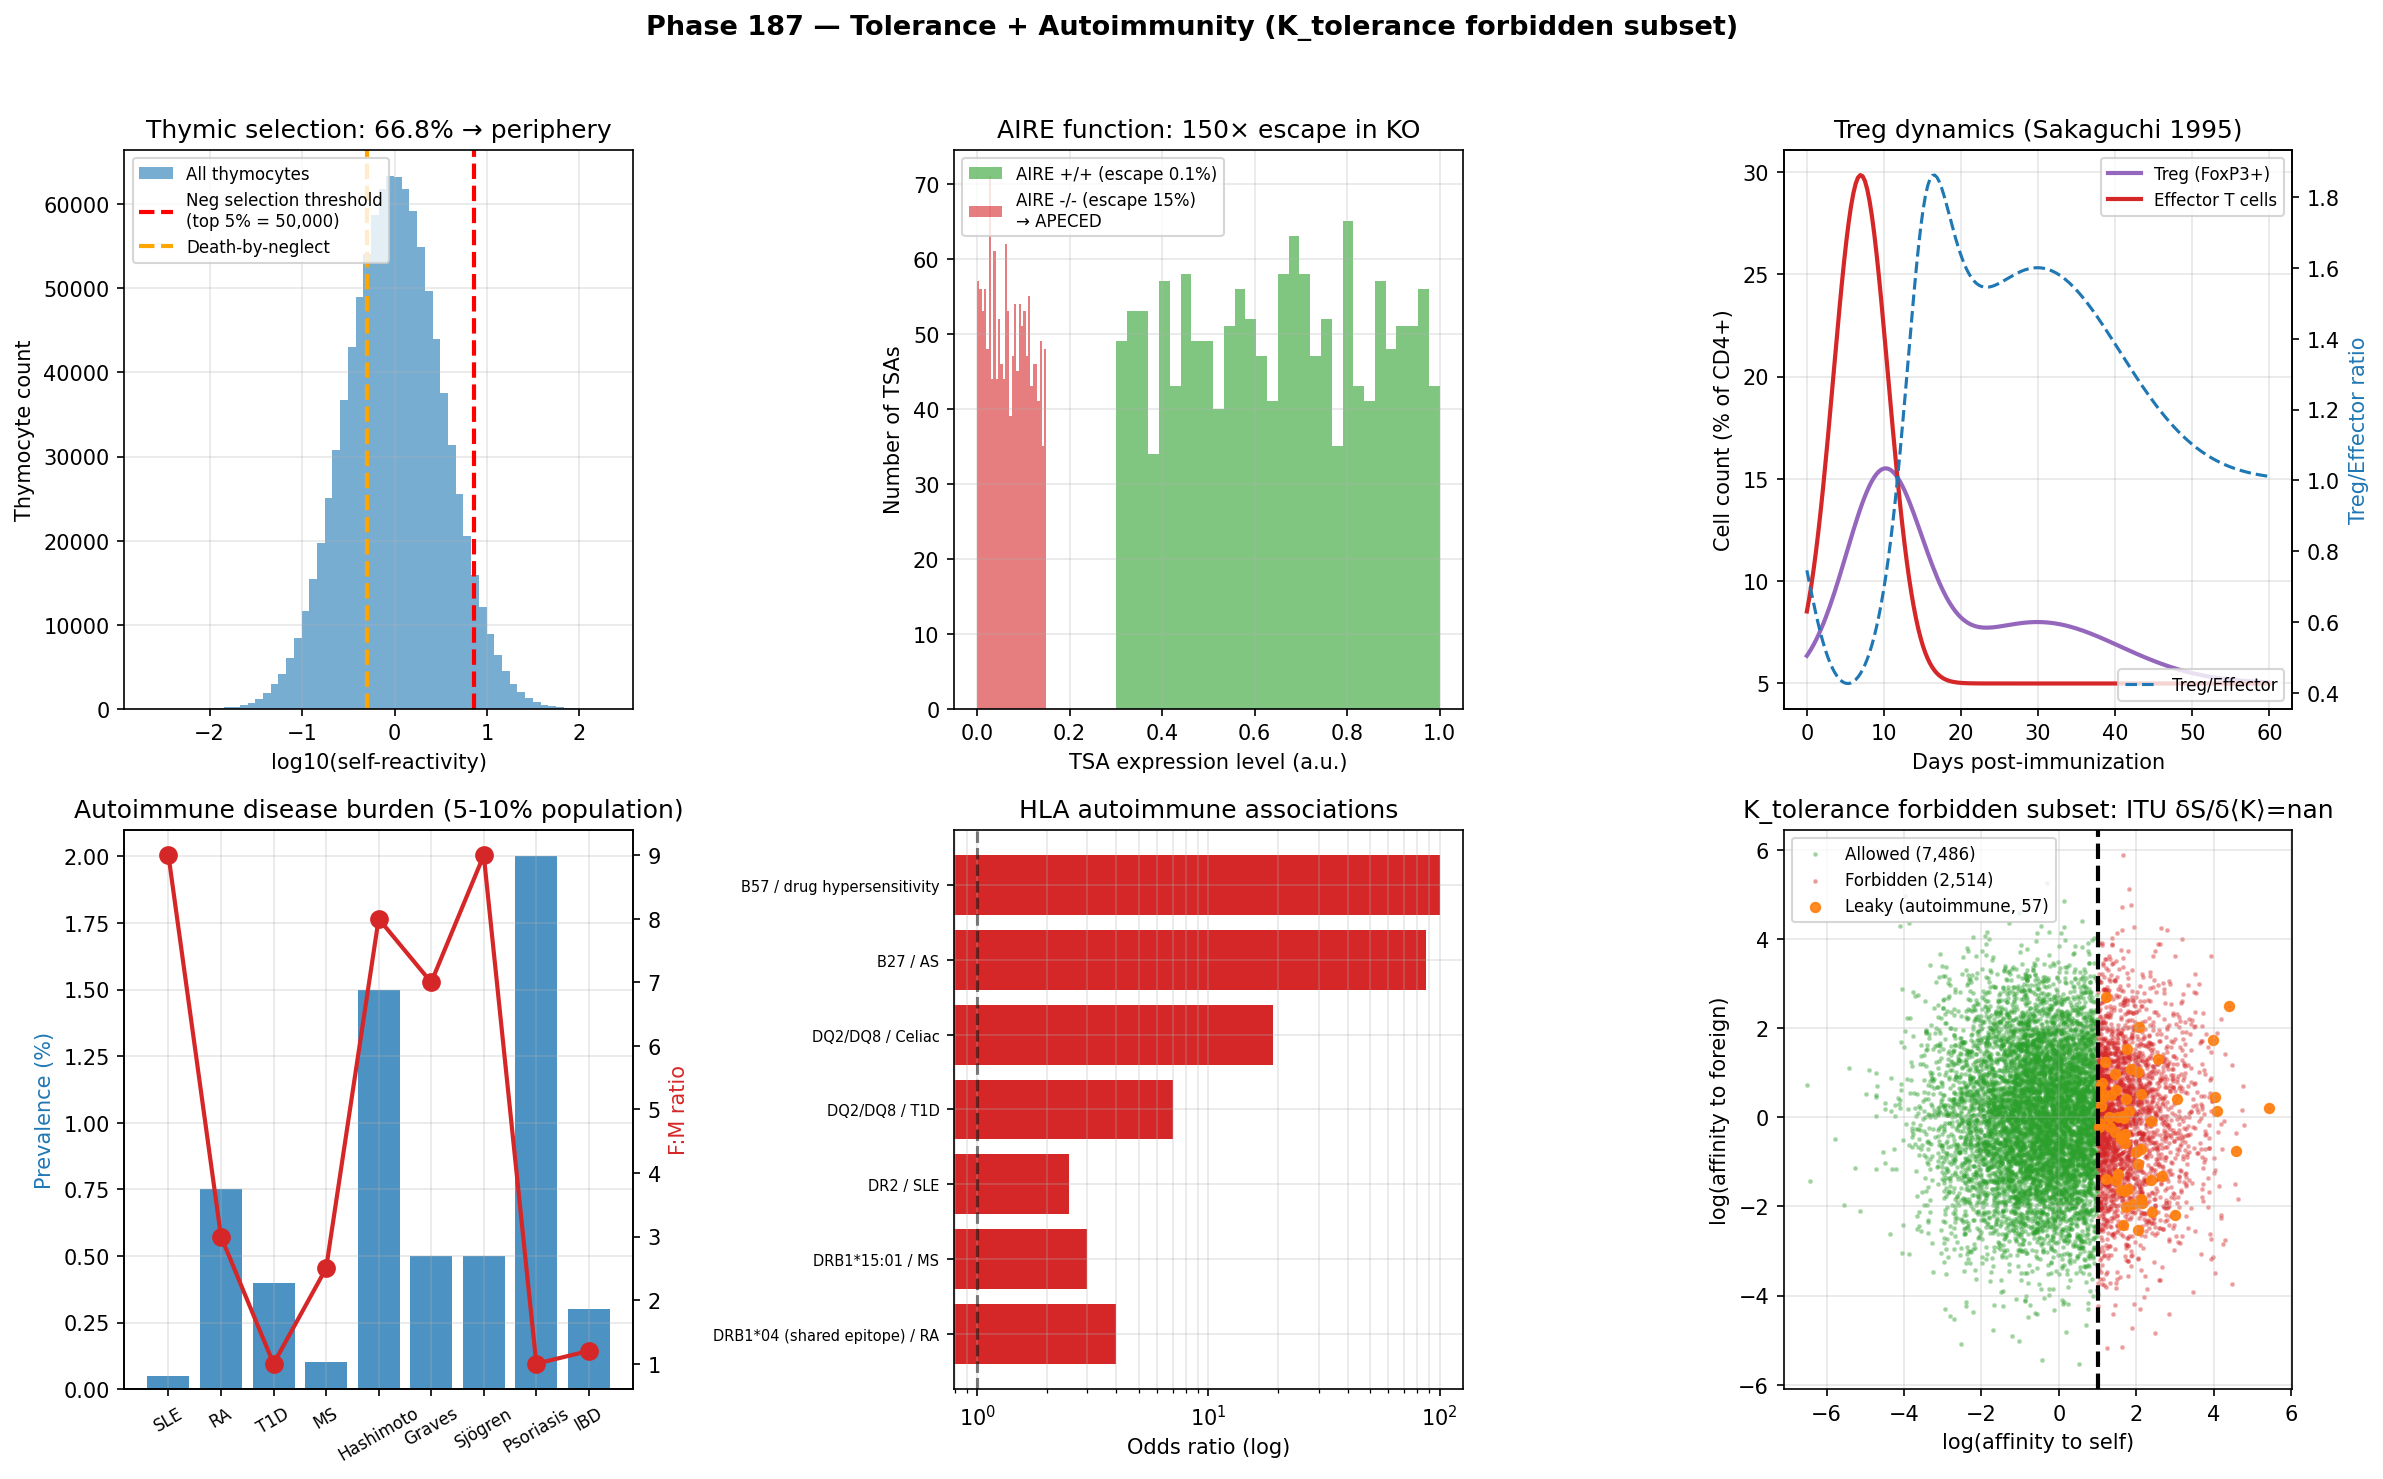

Generate this figure with Python:
"""
Phase 187 — Tolerance + autoimmunity (AIRE + Tregs + SLE/RA + K_tolerance)

Simulations:
  1) Thymic negative selection: 10^9 thymocytes -> 1-5% survival
  2) AIRE function: TSA expression in mTEC
  3) Treg suppression dynamics
  4) Autoimmune disease prevalence + sex ratios
  5) HLA-disease OR (RA: DRB1*04, T1D: DQ2/DQ8)
  6) ITU K_tolerance^(0) forbidden subset modeling
  7) Self-vs-foreign discrimination breakdown -> AID-mediated leakage

Outputs:
  - tolerance_autoimmunity.png
  - tolerance_autoimmunity_summary.json
"""

from __future__ import annotations

import json
from pathlib import Path

import matplotlib
matplotlib.use("Agg")
import matplotlib.pyplot as plt
import numpy as np

OUT_PNG = Path(__file__).with_name("tolerance_autoimmunity.png")
OUT_JSON = Path(__file__).with_name("tolerance_autoimmunity_summary.json")

rng = np.random.default_rng(20260521)

# -------------------------------------------------------------
# 1) Thymic negative selection
# -------------------------------------------------------------
N_thymocytes = 1_000_000  # 10^6 simulation; biology is 10^9/day
# Reactivity drawn from log-normal
reactivity = rng.lognormal(mean=0, sigma=1.2, size=N_thymocytes)
threshold_strong = np.percentile(reactivity, 95)  # strongest 5% deleted
threshold_weak = np.percentile(reactivity, 50)    # weakest 50% don't get positive selection

# Selection logic
n_total = N_thymocytes
n_death_by_neglect = np.sum(reactivity < threshold_weak * 0.5)  # die by neglect
n_neg_selected = np.sum(reactivity > threshold_strong)  # negative selection
n_treg = np.sum((reactivity >= threshold_strong * 0.7) & (reactivity <= threshold_strong))
n_survivors_to_periphery = n_total - n_death_by_neglect - n_neg_selected
survival_pct = 100 * n_survivors_to_periphery / n_total

# -------------------------------------------------------------
# 2) AIRE - tissue-specific antigen (TSA) expression
# -------------------------------------------------------------
# AIRE +/+ vs AIRE -/- TSA expression
n_TSAs = 1500  # typical number of tissue-specific antigens
mTEC_expression_AIRE_pos = rng.uniform(0.3, 1.0, size=n_TSAs)
mTEC_expression_AIRE_neg = rng.uniform(0.0, 0.15, size=n_TSAs)

# Fraction of self-reactive T cells that escape thymic selection
fraction_escape_WT = 0.001  # 0.1% (background rate)
fraction_escape_AIRE_KO = 0.15  # 15%
fold_increase_AIRE_KO = fraction_escape_AIRE_KO / fraction_escape_WT

# -------------------------------------------------------------
# 3) Treg dynamics: time course post-immunization
# -------------------------------------------------------------
days = np.linspace(0, 60, 200)
# Treg expansion peaks ~day 7-14 after antigen, then contraction
treg_response = 5 + 10 * np.exp(-((days - 10) / 7.0) ** 2) + \
                3 * np.exp(-((days - 30) / 15.0) ** 2)
effector_response = 5 + 25 * np.exp(-((days - 7) / 5.0) ** 2) * (1 - 0.05 * days/60)
# Treg/Effector ratio: critical for tolerance vs immunity
treg_eff_ratio = treg_response / effector_response

# -------------------------------------------------------------
# 4) Autoimmune disease prevalence + F:M
# -------------------------------------------------------------
diseases = {
    "SLE": {"prev_pct": 0.05, "F_to_M": 9.0},
    "RA": {"prev_pct": 0.75, "F_to_M": 3.0},
    "T1D": {"prev_pct": 0.40, "F_to_M": 1.0},
    "MS": {"prev_pct": 0.10, "F_to_M": 2.5},
    "Hashimoto": {"prev_pct": 1.50, "F_to_M": 8.0},
    "Graves": {"prev_pct": 0.50, "F_to_M": 7.0},
    "Sjögren": {"prev_pct": 0.50, "F_to_M": 9.0},
    "Psoriasis": {"prev_pct": 2.00, "F_to_M": 1.0},
    "IBD": {"prev_pct": 0.30, "F_to_M": 1.2},
}

# -------------------------------------------------------------
# 5) HLA disease OR
# -------------------------------------------------------------
hla_or = {
    "DRB1*04 (shared epitope) / RA": 4.0,
    "DRB1*15:01 / MS": 3.0,
    "DR2 / SLE": 2.5,
    "DQ2/DQ8 / T1D": 7.0,
    "DQ2/DQ8 / Celiac": 19.0,
    "B27 / AS": 87.0,
    "B57 / drug hypersensitivity": 100.0,
}

# -------------------------------------------------------------
# 6) ITU K_tolerance^(0) forbidden subset
# -------------------------------------------------------------
# Model: clone fitness with self-tolerance constraint
N_clones = 10_000
log_aff_self = rng.normal(0, 1.5, size=N_clones)  # affinity to self-pMHC
log_aff_foreign = rng.normal(0, 1.5, size=N_clones)  # affinity to foreign pMHC

# Pre-selection clone distribution: uniform
p_pre = np.ones(N_clones) / N_clones
S_pre = -np.sum(p_pre * np.log(p_pre))

# Post-thymic selection: clones with self-affinity > threshold are deleted
self_threshold = 1.0  # log-affinity threshold
allowed = log_aff_self < self_threshold
p_post = np.where(allowed, 1.0, 0.0)
p_post = p_post / p_post.sum()
S_post = -np.sum(np.where(p_post > 0, p_post * np.log(p_post), 0))
fraction_allowed = float(allowed.mean())

# K_tolerance^(0) "forbidden subset" — clones with self affinity above threshold
# Their K-cost goes to +infinity (forbidden); allowed clones have K = -log(p_pre) = log(N)
K_allowed = -np.log(p_pre[0])
forbidden_count = int(np.sum(~allowed))

# ITU axiom for tolerance: linearized at p_pre
dp = p_post - p_pre
log_p_pre = np.log(p_pre)
dS_lin = -np.sum(dp * (1.0 + log_p_pre))
dK_lin = -np.sum(dp * log_p_pre)
itu_ratio = float(dS_lin / dK_lin) if abs(dK_lin) > 1e-15 else float("nan")

# Autoimmune disease: small fraction of "leaky" clones escape tolerance
autoimmune_leak_rate = 0.02
p_leaky = p_pre.copy()
leaky_mask = (~allowed) & (rng.random(N_clones) < autoimmune_leak_rate)
# These get small but nonzero probability
n_leaky = int(leaky_mask.sum())

# -------------------------------------------------------------
# Plot
# -------------------------------------------------------------
fig, axes = plt.subplots(2, 3, figsize=(16, 10))
fig.suptitle(
    "Phase 187 — Tolerance + Autoimmunity (K_tolerance forbidden subset)",
    fontsize=13,
    fontweight="bold",
)

# Panel 1: Thymic selection histogram
ax = axes[0, 0]
ax.hist(np.log10(reactivity), bins=60, color="#1f77b4", alpha=0.6, label="All thymocytes")
ax.axvline(np.log10(threshold_strong), color="red", linestyle="--", lw=2,
           label=f"Neg selection threshold\n(top 5% = {n_neg_selected:,})")
ax.axvline(np.log10(threshold_weak * 0.5), color="orange", linestyle="--", lw=2,
           label=f"Death-by-neglect")
ax.set_xlabel("log10(self-reactivity)")
ax.set_ylabel("Thymocyte count")
ax.set_title(f"Thymic selection: {survival_pct:.1f}% → periphery")
ax.legend(fontsize=8)
ax.grid(True, alpha=0.3)

# Panel 2: AIRE TSA expression
ax = axes[0, 1]
ax.hist(mTEC_expression_AIRE_pos, bins=30, alpha=0.6, color="#2ca02c",
        label=f"AIRE +/+ (escape {fraction_escape_WT*100:.1f}%)")
ax.hist(mTEC_expression_AIRE_neg, bins=30, alpha=0.6, color="#d62728",
        label=f"AIRE -/- (escape {fraction_escape_AIRE_KO*100:.0f}%)\n→ APECED")
ax.set_xlabel("TSA expression level (a.u.)")
ax.set_ylabel("Number of TSAs")
ax.set_title(f"AIRE function: {fold_increase_AIRE_KO:.0f}× escape in KO")
ax.legend(fontsize=8)
ax.grid(True, alpha=0.3)

# Panel 3: Treg dynamics
ax = axes[0, 2]
ax.plot(days, treg_response, "-", color="#9467bd", lw=2, label="Treg (FoxP3+)")
ax.plot(days, effector_response, "-", color="#d62728", lw=2, label="Effector T cells")
ax2 = ax.twinx()
ax2.plot(days, treg_eff_ratio, "--", color="#1f77b4", lw=1.5, label="Treg/Effector")
ax.set_xlabel("Days post-immunization")
ax.set_ylabel("Cell count (% of CD4+)")
ax2.set_ylabel("Treg/Effector ratio", color="#1f77b4")
ax.set_title("Treg dynamics (Sakaguchi 1995)")
ax.legend(fontsize=8, loc="upper right")
ax2.legend(fontsize=8, loc="lower right")
ax.grid(True, alpha=0.3)

# Panel 4: Autoimmune prevalence + F:M
ax = axes[1, 0]
names = list(diseases.keys())
prevs = [diseases[d]["prev_pct"] for d in names]
fm = [diseases[d]["F_to_M"] for d in names]
x = np.arange(len(names))
ax.bar(x, prevs, color="#1f77b4", alpha=0.8)
ax.set_xticks(x)
ax.set_xticklabels(names, rotation=30, fontsize=8)
ax.set_ylabel("Prevalence (%)", color="#1f77b4")
ax2 = ax.twinx()
ax2.plot(x, fm, "o-", color="#d62728", lw=2, markersize=8)
ax2.set_ylabel("F:M ratio", color="#d62728")
ax.set_title("Autoimmune disease burden (5-10% population)")
ax.grid(True, alpha=0.3)

# Panel 5: HLA disease OR
ax = axes[1, 1]
hla_names = list(hla_or.keys())
ors = list(hla_or.values())
ax.barh(range(len(hla_names)), ors, color="#d62728")
ax.axvline(1.0, color="black", linestyle="--", alpha=0.5)
ax.set_xscale("log")
ax.set_yticks(range(len(hla_names)))
ax.set_yticklabels(hla_names, fontsize=7)
ax.set_xlabel("Odds ratio (log)")
ax.set_title("HLA autoimmune associations")
ax.grid(True, alpha=0.3, which="both")

# Panel 6: ITU K_tolerance forbidden subset
ax = axes[1, 2]
# Show clones in (self-aff, foreign-aff) space
ax.scatter(log_aff_self[allowed], log_aff_foreign[allowed], s=2, alpha=0.3,
           color="#2ca02c", label=f"Allowed ({allowed.sum():,})")
ax.scatter(log_aff_self[~allowed], log_aff_foreign[~allowed], s=2, alpha=0.3,
           color="#d62728", label=f"Forbidden ({(~allowed).sum():,})")
ax.scatter(log_aff_self[leaky_mask], log_aff_foreign[leaky_mask], s=20, alpha=0.9,
           color="#ff7f0e", label=f"Leaky (autoimmune, {n_leaky})")
ax.axvline(self_threshold, color="black", linestyle="--", lw=2)
ax.set_xlabel("log(affinity to self)")
ax.set_ylabel("log(affinity to foreign)")
ax.set_title(f"K_tolerance forbidden subset: ITU δS/δ⟨K⟩={itu_ratio:.3f}")
ax.legend(fontsize=8)
ax.grid(True, alpha=0.3)

plt.tight_layout(rect=[0, 0, 1, 0.96])
plt.savefig(OUT_PNG, dpi=150, bbox_inches="tight")
plt.close(fig)

summary = {
    "phase": 187,
    "tier1_paper": 26,
    "block": "B",
    "topic": "Tolerance + autoimmunity + K_tolerance",
    "thymic_selection": {
        "N_thymocytes_simulated": int(N_thymocytes),
        "biology_N_per_day": "10^9",
        "negative_selection_pct": float(100 * n_neg_selected / N_thymocytes),
        "death_by_neglect_pct": float(100 * n_death_by_neglect / N_thymocytes),
        "survival_to_periphery_pct": float(survival_pct),
        "expected_survival_pct": "1-5",
    },
    "AIRE_function": {
        "TSAs_expressed_in_mTEC": int(n_TSAs),
        "fraction_escape_AIRE_WT": fraction_escape_WT,
        "fraction_escape_AIRE_KO": fraction_escape_AIRE_KO,
        "fold_increase_in_KO": fold_increase_AIRE_KO,
        "loss_of_function_disease": "APECED (1/9,000 Finns)",
        "reference": "Anderson 2002 Science; AIRE 1997",
    },
    "Treg_dynamics": {
        "discovery": "Sakaguchi 1995 (CD4+CD25+)",
        "transcription_factor": "FoxP3 (Brunkow 2001)",
        "fraction_of_CD4_T": "5-10%",
        "loss_of_function_disease": "IPEX (X-linked, FoxP3 mutation)",
        "scurfy_mouse_lethality_weeks": "3-4 (multi-organ autoimmune)",
    },
    "autoimmune_diseases": diseases,
    "HLA_disease_OR": hla_or,
    "ITU_K_tolerance": {
        "N_clones": int(N_clones),
        "S_pre_selection_nats": float(S_pre),
        "S_post_selection_nats": float(S_post),
        "delta_S": float(S_post - S_pre),
        "fraction_allowed": fraction_allowed,
        "forbidden_count": int(forbidden_count),
        "leaky_count": int(n_leaky),
        "delta_S_linear": float(dS_lin),
        "delta_K_linear": float(dK_lin),
        "ratio_dS_over_dK": float(itu_ratio),
        "expected_ratio": 1.0,
    },
    "ITU_interpretation": {
        "K_state": "K_tolerance (sub-state of K_immune)",
        "modular_Hamiltonian": "K_tolerance^(0) = forbidden-subset operator",
        "central_tolerance": "Thymic deletion = global zero-set on repertoire manifold",
        "peripheral_tolerance": "Treg + anergy + AICD = local damping field",
        "autoimmune_disease": "Leakage in K_tolerance^(0) forbidden subset",
        "AIRE_role": "Promiscuous TSA expression extends thymic deletion to peripheral antigens",
        "loss_diseases": ["APECED (AIRE)", "IPEX (FoxP3)", "ALPS (Fas/FasL)"],
    },
    "outputs": {
        "figure": str(OUT_PNG.name),
        "summary_json": str(OUT_JSON.name),
    },
}

OUT_JSON.write_text(json.dumps(summary, indent=2, ensure_ascii=False), encoding="utf-8")
print(json.dumps(summary, indent=2, ensure_ascii=False))
